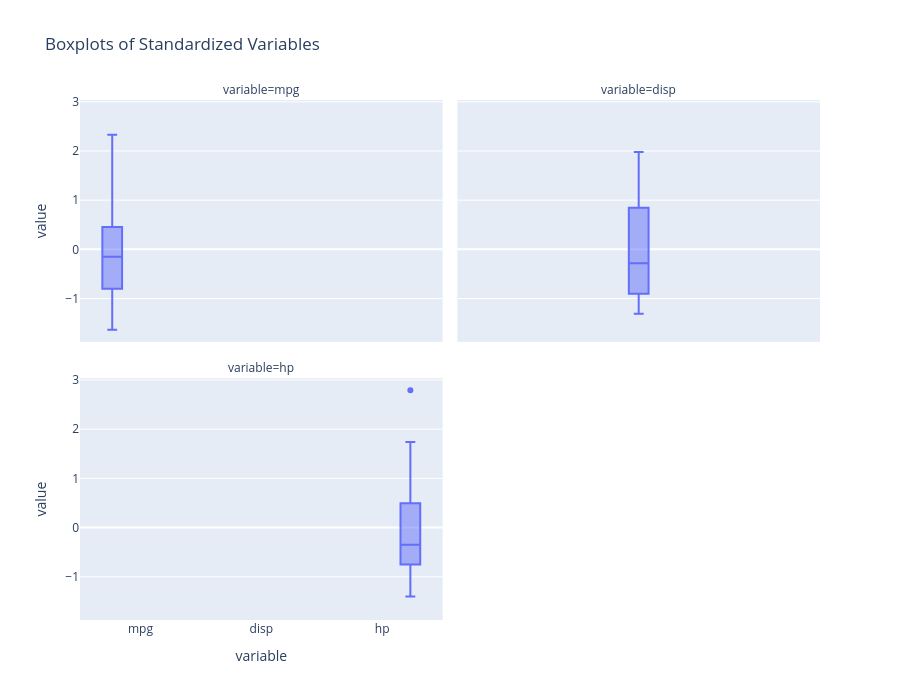

Notebook source saved alongside this figure:
### Code cell
#same layout as for the histograms
fig = px.box(
    cars_select,
    y=['mpg', 'disp', 'hp'],
    facet_col='variable',
    facet_col_wrap=2,
    points="outliers",
    title="Boxplots of Standardized Variables"
)

fig.update_layout(
    height=700,
    width=900
)

fig.show()

### Figure 1 — Plotly figure (JSON) as saved in the notebook; plotly's stock layout.template omitted (floating-point values rounded to 4 significant figures)
{"data": [{"alignmentgroup": "True", "boxpoints": "outliers", "hovertemplate": "variable=%{x}<br>value=%{y}<extra></extra>", "legendgroup": "", "marker": {"color": "#636efa"}, "name": "", "notched": false, "offsetgroup": "", "orientation": "v", "showlegend": false, "type": "box", "x": ["mpg", "mpg", "mpg", "mpg", "mpg", "mpg", "mpg", "mpg", "mpg", "mpg", "mpg", "mpg", "mpg", "mpg", "mpg", "mpg", "mpg", "mpg", "mpg", "mpg", "mpg", "mpg", "mpg", "mpg", "mpg", "mpg", "mpg", "mpg", "mpg", "mpg", "mpg", "mpg"], "x0": " ", "xaxis": "x3", "y": [0.1533, 0.1533, 0.4567, 0.2207, -0.2344, -0.3356, -0.9762, 0.7265, 0.4567, -0.1501, -0.3861, -0.6222, -0.4704, -0.8244, -1.634, -1.634, -0.9087, 2.075, 1.738, 2.328, 0.2376, -0.7739, -0.8244, -1.145, -0.1501, 1.215, 0.9962, 1.738, -0.7233, -0.06585, -0.8582, 0.2207], "y0": " ", "yaxis": "y3"}, {"alignmentgroup": "True", "boxpoints": "outliers", "hovertemplate": "variable=%{x}<br>value=%{y}<extra></extra>", "legendgroup": "", "marker": {"color": "#636efa"}, "name": "", "notched": false, "offsetgroup": "", "orientation": "v", "showlegend": false, "type": "box", "x": ["disp", "disp", "disp", "disp", "disp", "disp", "disp", "disp", "disp", "disp", "disp", "disp", "disp", "disp", "disp", "disp", "disp", "disp", "disp", "disp", "disp", "disp", "disp", "disp", "disp", "disp", "disp", "disp", "disp", "disp", "disp", "disp"], "x0": " ", "xaxis": "x4", "y": [-0.5798, -0.5798, -1.006, 0.2236, 1.06, -0.04691, 1.06, -0.6888, -0.7371, -0.5174, -0.5174, 0.3695, 0.3695, 0.3695, 1.978, 1.88, 1.716, -1.246, -1.271, -1.309, -0.9068, 0.7155, 0.6007, 0.9778, 1.388, -1.244, -0.9052, -1.112, 0.986, -0.7027, 0.5761, -0.8995], "y0": " ", "yaxis": "y4"}, {"alignmentgroup": "True", "boxpoints": "outliers", "hovertemplate": "variable=%{x}<br>value=%{y}<extra></extra>", "legendgroup": "", "marker": {"color": "#636efa"}, "name": "", "notched": false, "offsetgroup": "", "orientation": "v", "showlegend": false, "type": "box", "x": ["hp", "hp", "hp", "hp", "hp", "hp", "hp", "hp", "hp", "hp", "hp", "hp", "hp", "hp", "hp", "hp", "hp", "hp", "hp", "hp", "hp", "hp", "hp", "hp", "hp", "hp", "hp", "hp", "hp", "hp", "hp", "hp"], "x0": " ", "xaxis": "x", "y": [-0.5437, -0.5437, -0.7956, -0.5437, 0.4195, -0.6177, 1.457, -1.255, -0.7659, -0.351, -0.351, 0.4936, 0.4936, 0.4936, 0.8641, 1.012, 1.235, -1.196, -1.403, -1.21, -0.7363, 0.04909, 0.04909, 1.457, 0.4195, -1.196, -0.8252, -0.4992, 1.738, 0.4195, 2.791, -0.5585], "y0": " ", "yaxis": "y"}], "layout": {"annotations": [{"font": {}, "showarrow": false, "text": "variable=hp", "x": 0.245, "xanchor": "center", "xref": "paper", "y": 0.465, "yanchor": "bottom", "yref": "paper"}, {"font": {}, "showarrow": false, "text": "variable=mpg", "x": 0.245, "xanchor": "center", "xref": "paper", "y": 1.0, "yanchor": "bottom", "yref": "paper"}, {"font": {}, "showarrow": false, "text": "variable=disp", "x": 0.755, "xanchor": "center", "xref": "paper", "y": 1.0, "yanchor": "bottom", "yref": "paper"}], "boxmode": "group", "height": 700, "legend": {"tracegroupgap": 0}, "title": {"text": "Boxplots of Standardized Variables"}, "width": 900, "xaxis": {"anchor": "y", "categoryarray": ["mpg", "disp", "hp"], "categoryorder": "array", "domain": [0, 0.49], "title": {"text": "variable"}}, "xaxis2": {"anchor": "y2", "categoryarray": ["mpg", "disp", "hp"], "categoryorder": "array", "domain": [0.51, 1], "matches": "x", "title": {"text": "variable"}}, "xaxis3": {"anchor": "y3", "domain": [0, 0.49], "matches": "x", "showticklabels": false}, "xaxis4": {"anchor": "y4", "domain": [0.51, 1], "matches": "x", "showticklabels": false}, "yaxis": {"anchor": "x", "domain": [0, 0.465], "title": {"text": "value"}}, "yaxis2": {"anchor": "x2", "domain": [0, 0.465], "matches": "y", "showticklabels": false}, "yaxis3": {"anchor": "x3", "domain": [0.535, 1.0], "matches": "y", "title": {"text": "value"}}, "yaxis4": {"anchor": "x4", "domain": [0.535, 1.0], "matches": "y", "showticklabels": false}}}
